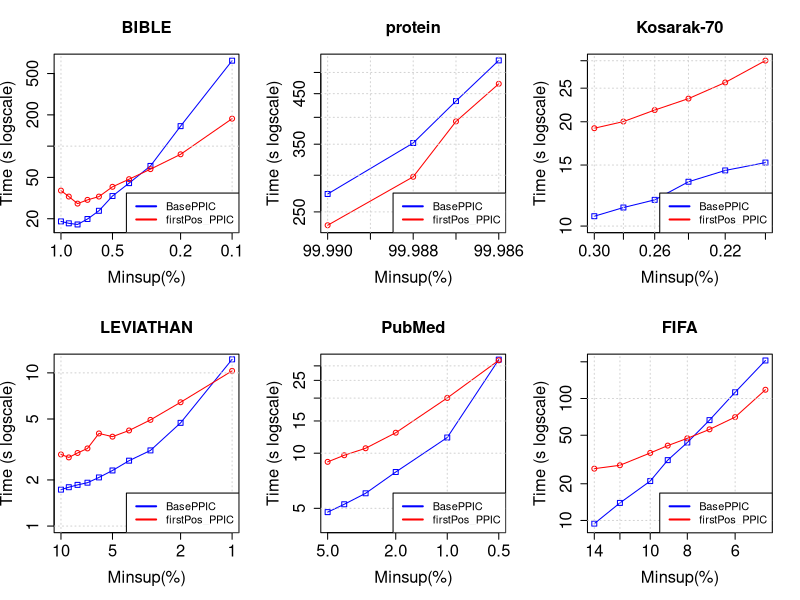

This chart was generated by the following R code:
tiff("MmEsLpMiss_firstPos_PPIC.png", width=13, height=9, units='in', res=120)
par(mfrow=c(2,3), cex.lab=1.5, cex.axis=1.5, cex.main=1.5, cex.sub=1.5)

#BIBLE
#DATA
x <- c(0.01, 0.009, 0.008, 0.007, 0.006, 0.005, 0.004, 0.003, 0.002, 0.001)*100

zero <- c(18850, 18071, 17611, 19872, 23860, 33086, 44031, 64446, 155871, 664830)/1000
one <- c(37337, 32697, 27970, 30373, 32682, 40591, 48069, 60031, 83409, 183919)/1000

#PLOT
plot(x, zero, log = "xy", type="o", pch=0, xlab="Minsup(%)",ylab="Time (s logscale)", col="blue", xlim = rev(range(x)), ylim=c(17, 664))
lines(x, one, col="red", type="o", pch=1)
title(main="BIBLE", cex.lab=1.5, cex.axis=1.5, cex.main=1.5, cex.sub=1.5)
grid()
legend("bottomright", legend=c("BasePPIC", "firstPos_PPIC"), lty=c(1,1),lwd=c(2,2), col=c("blue", "red"), cex = 1)

#protein
#DATA
x <- c(0.9999, 0.99988, 0.99987, 0.99986)*100

zero <- c(273254, 352139, 433728, 530863)/1000
one <- c(233953, 297675, 391983, 472554)/1000

#PLOT
plot(x, zero, log = "xy", type="o", pch=0, xlab="Minsup(%)",ylab="Time (s logscale)", col="blue", xlim = rev(range(x)), ylim=c(233, 530))
lines(x, one, col="red", type="o", pch=1)
title(main="protein", cex.lab=1.5, cex.axis=1.5, cex.main=1.5, cex.sub=1.5)
grid()
legend("bottomright", legend=c("BasePPIC", "firstPos_PPIC"), lty=c(1,1),lwd=c(2,2), col=c("blue", "red"), cex = 1)

#Kosarak-70
#DATA
x <- c(0.003, 0.0028, 0.0026, 0.0024, 0.0022, 0.002)*100

zero <- c(10677, 11312, 11903, 13425, 14473, 15247)/1000
one <- c(19159, 20027, 21617, 23328, 25965, 30033)/1000

#PLOT
plot(x, zero, log = "xy", type="o", pch=0, xlab="Minsup(%)",ylab="Time (s logscale)", col="blue", xlim = rev(range(x)), ylim=c(10, 30))
lines(x, one, col="red", type="o", pch=1)
title(main="Kosarak-70", cex.lab=1.5, cex.axis=1.5, cex.main=1.5, cex.sub=1.5)
grid()
legend("bottomright", legend=c("BasePPIC", "firstPos_PPIC"), lty=c(1,1),lwd=c(2,2), col=c("blue", "red"), cex = 1)

#LEVIATHAN
#DATA
x <- c(0.1, 0.09, 0.08, 0.07, 0.06, 0.05, 0.04, 0.03, 0.02, 0.01)*100

zero <- c(1729, 1793, 1857, 1919, 2077, 2306, 2672, 3117, 4718, 12253)/1000
one <- c(2932, 2806, 3000, 3212, 4023, 3833, 4207, 4933, 6428, 10305)/1000

#PLOT
plot(x, zero, log = "xy", type="o", pch=0, xlab="Minsup(%)",ylab="Time (s logscale)", col="blue", xlim = rev(range(x)), ylim=c(1, 12))
lines(x, one, col="red", type="o", pch=1)
title(main="LEVIATHAN", cex.lab=1.5, cex.axis=1.5, cex.main=1.5, cex.sub=1.5)
grid()
legend("bottomright", legend=c("BasePPIC", "firstPos_PPIC"), lty=c(1,1),lwd=c(2,2), col=c("blue", "red"), cex = 1)

#PubMed
#DATA
x <- c(0.05, 0.04, 0.03, 0.02, 0.01, 0.005)*100

zero <- c(4767, 5261, 6040, 7894, 12184, 32451)/1000
one <- c(8972, 9745, 10642, 12941, 20040, 32171)/1000

#PLOT
plot(x, zero, log = "xy", type="o", pch=0, xlab="Minsup(%)",ylab="Time (s logscale)", col="blue", xlim = rev(range(x)), ylim=c(4, 32))
lines(x, one, col="red", type="o", pch=1)
title(main="PubMed", cex.lab=1.5, cex.axis=1.5, cex.main=1.5, cex.sub=1.5)
grid()
legend("bottomright", legend=c("BasePPIC", "firstPos_PPIC"), lty=c(1,1),lwd=c(2,2), col=c("blue", "red"), cex = 1)

#FIFA
#DATA
x <- c(0.14, 0.12, 0.1, 0.09, 0.08, 0.07, 0.06, 0.05)*100

zero <- c(9423, 13932, 21048, 31249, 43581, 66511, 112528, 204980)/1000
one <- c(26603, 28358, 35788, 41110, 47167, 55843, 70414, 117975)/1000

#PLOT
plot(x, zero, log = "xy", type="o", pch=0, xlab="Minsup(%)",ylab="Time (s logscale)", col="blue", xlim = rev(range(x)), ylim=c(9, 204))
lines(x, one, col="red", type="o", pch=1)
title(main="FIFA", cex.lab=1.5, cex.axis=1.5, cex.main=1.5, cex.sub=1.5)
grid()
legend("bottomright", legend=c("BasePPIC", "firstPos_PPIC"), lty=c(1,1),lwd=c(2,2), col=c("blue", "red"), cex = 1)

#slen1
#DATA
x <- c(0.0017, 0.00165, 0.0016, 0.00155, 0.0015, 0.00145, 0.0014, 0.00135, 0.0013)*100


#PLOT
#slen2
#DATA
x <- c(0.0015, 0.00145, 0.0014, 0.00135, 0.0013, 0.00125, 0.0012, 0.00115, 0.0011)*100


#PLOT
dev.off()
